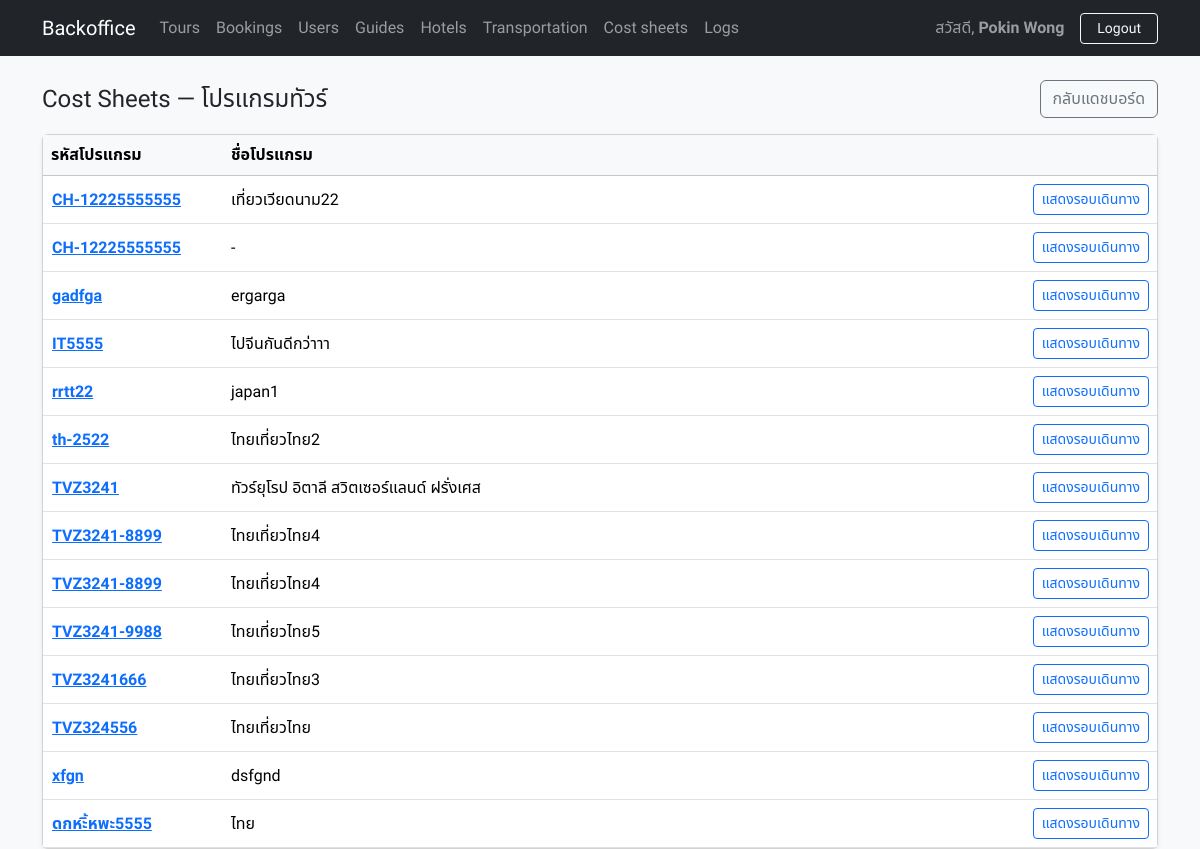
Screenshot of /public/costsheets.php (signed in) with the database file from the repository.
### tables this page shows
CREATE TABLE `tours` (
  `id` int NOT NULL,
  `code` varchar(50) NOT NULL,
  `name` varchar(255) DEFAULT NULL,
  `long_description` mediumtext,
  `country_id` int NOT NULL,
  `city_id` int DEFAULT NULL,
  `airline_id` int DEFAULT NULL,
  `airline_logo_path` varchar(255) DEFAULT NULL,
  `depart_date` date DEFAULT NULL,
  `travel_window` varchar(255) NOT NULL,
  `duration_days` int NOT NULL,
  `origin_airport_id` int NOT NULL,
  `dest_airport_id` int NOT NULL,
  `price` decimal(12,2) NOT NULL,
  `tour_type` enum('group','private') NOT NULL DEFAULT 'group',
  `market_type` enum('domestic','inbound','outbound') NOT NULL DEFAULT 'outbound',
  `pdf_path` varchar(255) DEFAULT NULL,
  `cover_image_path` varchar(255) DEFAULT NULL,
  `created_by` int NOT NULL,
  `created_at` timestamp NULL DEFAULT CURRENT_TIMESTAMP,
  `is_on_sale` tinyint(1) NOT NULL DEFAULT '1' COMMENT '1=เปิดขาย,0=ปิดขาย'
);

### public/costsheets.php (the view, shortened to what this page needs)
<?php
require_once __DIR__.'/../includes/layout.php';
require_once __DIR__.'/../includes/db.php';
$sql = "SELECT t.id, t.code AS tour_code, t.name AS tour_name
        FROM tours t
        ORDER BY t.code ASC, t.id DESC";
$rows = $pdo->query($sql)->fetchAll(PDO::FETCH_ASSOC);
?>
<div class="d-flex justify-content-between align-items-center mb-3">
  <h4 class="mb-0">Cost Sheets — โปรแกรมทัวร์</h4>
  <a href="<?= BASE_URL ?>/dashboard.php" class="btn btn-outline-secondary">กลับแดชบอร์ด</a>
</div>
<div class="card shadow-sm">
  <div class="card-body p-0">
    <div class="table-responsive">
      <table class="table table-hover align-middle mb-0" id="toursTable">
        <thead class="table-light">
          <tr>
            <th style="width:180px;">รหัสโปรแกรม</th>
            <th>ชื่อโปรแกรม</th>
            <th style="width:140px;"></th>
          </tr>
        </thead>
        <tbody>
          <?php foreach ($rows as $r): ?>
            <tr class="tour-row" data-tour-id="<?= (int)$r['id'] ?>">
              <td>
                <button class="btn btn-link p-0 tour-toggle" type="button" data-tour-id="<?= (int)$r['id'] ?>">
                  <strong><?= htmlspecialchars($r['tour_code'] ?? '—') ?></strong>
                </button>
              </td>
              <td><?= htmlspecialchars($r['tour_name'] ?? '-') ?></td>
              <td class="text-end">
                <button class="btn btn-sm btn-outline-primary tour-toggle" type="button" data-tour-id="<?= (int)$r['id'] ?>">
                  แสดงรอบเดินทาง
                </button>
              </td>
            </tr>
          <?php endforeach; ?>
        </tbody>
      </table>
    </div>
  </div>
</div>

### includes/layout.php (style rules this page uses)
:root { --bs-body-font-family: 'Poppins', 'Kanit', system-ui, -apple-system, 'Segoe UI', Roboto, 'Helvetica Neue', Arial, 'Noto Sans Thai', sans-serif; --bs-font-sans-serif: var(--bs-body-font-family); }
html, body { font-family: var(--bs-body-font-family); -webkit-font-smoothing: antialiased; -moz-osx-font-smoothing: grayscale; text-rendering: optimizeLegibility; font-variant-numeric: tabular-nums; }
:lang(th) { font-family: 'Kanit', 'Poppins', system-ui, -apple-system, 'Segoe UI', Roboto, 'Helvetica Neue', Arial, 'Noto Sans Thai', sans-serif; }

### rows the page displays
tours: code "CH-12225555555", name "เที่ยวเวียดนาม22"
tours: code "CH-12225555555", name "-"
tours: code "gadfga", name "ergarga"
tours: code "IT5555", name "ไปจีนกันดีกว่าาา"
tours: code "rrtt22", name "japan1"
tours: code "th-2522", name "ไทยเที่ยวไทย2"
tours: code "TVZ3241", name "ทัวร์ยุโรป อิตาลี สวิตเซอร์แลนด์ ฝรั่งเศส"
tours: code "TVZ3241-8899", name "ไทยเที่ยวไทย4"
tours: code "TVZ3241-8899", name "ไทยเที่ยวไทย4"
tours: code "TVZ3241-9988", name "ไทยเที่ยวไทย5"
tours: code "TVZ3241666", name "ไทยเที่ยวไทย3"
tours: code "TVZ324556", name "ไทยเที่ยวไทย"
tours: code "xfgn", name "dsfgnd"
tours: code "ดกหะิ้หพะ5555", name "ไทย"

### other values shown
$_SESSION['user']['full_name'] "Pokin Wong"
